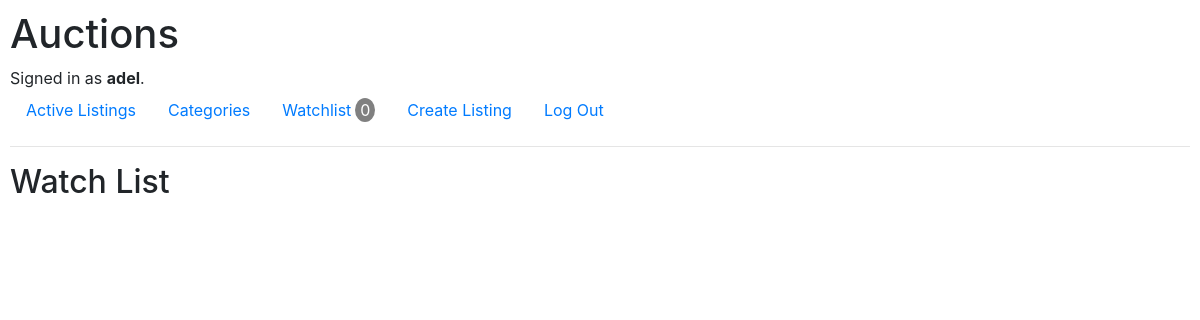
Page /watchlist (signed in) on the earlier database version.
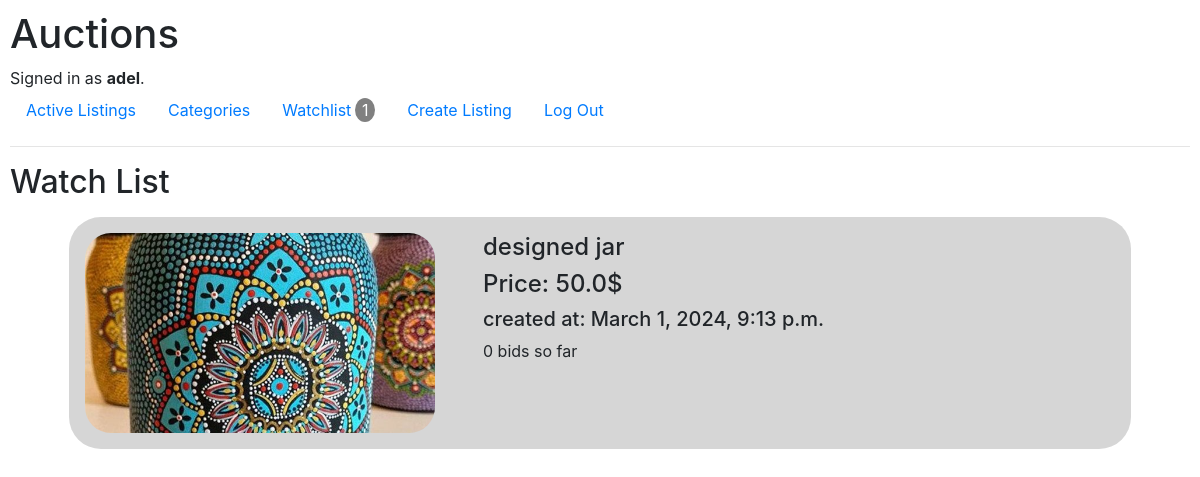
Same page on the later database version.
### auctions/models.py (models this page shows)
class User(AbstractUser):
    watchList = models.ManyToManyField('Listing',blank=True,related_name="user_watching")

class Listing(models.Model):
    title = models.CharField(max_length=64)
    description = models.TextField()
    img = models.ImageField(upload_to='auctions/images/',default="auctions/images/default-placeholder.png")
    latest_bid_price = models.FloatField(blank=False,default=0)
    latest_bider = models.ForeignKey(User,blank=True,null=True,on_delete=models.CASCADE)
    biders = models.ManyToManyField(User,blank=True,related_name="listings")
    created_at = models.DateTimeField(default=datetime.now())
    active = models.BooleanField(default=True)
    created_by = models.ForeignKey(User,on_delete=models.CASCADE,related_name="created_listings",blank=False,null=True)

### auctions/views.py (the view)
# urls.py: path("watchlist",views.watchlist,name="watchlist"),
@login_required
def watchlist(request):
    return render(request,"auctions/watchlist.html")

### auctions/templates/auctions/watchlist.html (shortened to what this page needs)
{% extends "auctions/layout.html"%} {% block body %}
<h2>Watch List</h2>
<ul class="listings">
  {% for listing in request.user.watchList.all %}
  <li class="listingItem" onclick="redirect('{{listing.pk}}')">
    <img src="{{listing.img.url}}" alt="listing image" />
    <div>
      <h4>{{listing.title}}</h4>
      <h4>Price: {{listing.latest_bid_price}}$</h4>
      <h5>created at: {{listing.created_at}}</h5>
      <span>{{ listing.bids.all.count }} bids so far </span>
    </div>
  </li>
  {% endfor %}
</ul>
{% endblock%}

### auctions/templates/auctions/layout.html (shortened to what this page needs)
{% load static %}
<!DOCTYPE html>
<html lang="en">
  <head>
    <link
      rel="stylesheet"
      href="https://stackpath.bootstrapcdn.com/bootstrap/4.4.1/css/bootstrap.min.css"
    />
    <link rel="stylesheet" href="{% static 'auctions/styles.css' %}" />
  </head>
  <body>
    <h1>Auctions</h1>
    <div>
      {% if user.is_authenticated %} Signed in as
      <strong>{{ user.username }}</strong>. {% else %}
      <h1>Not signed in.</h1>
      {% endif %}
    </div>
    <ul class="nav">
      <li class="nav-item">
        <a class="nav-link" href="{% url 'index' %}">Active Listings</a>
      </li>
      {% if user.is_authenticated %}
      <li class="nav-item">
        <a class="nav-link" href="{% url 'category' %}">Categories</a>
      </li>
      <li class="nav-item">
        <a class="nav-link d-flex flex-row ga" href="{% url 'watchlist' %}"
          >Watchlist
          <span class="tag ml-1" id="watchlist"
            >{{request.user.watchList.all.count}}</span
          ></a
        >
      </li>
      <li class="nav-item">
        <a class="nav-link" href="{% url 'createListing' %}">Create Listing</a>
      </li>
      <li class="nav-item">
        <a class="nav-link" href="{% url 'logout' %}">Log Out</a>
      </li>
      {% endif %}
    </ul>
    <hr />
    {% block body %} {% endblock %}
  </body>
</html>

Differences in the rows shown:
changed User "adel": user.watchList.all.count "0" → "1"
added Listing: title "designed jar", latest_bid_price "50.0", created_at "March 1, 2024, 9:13 p.m.", bids.all.count "0"
